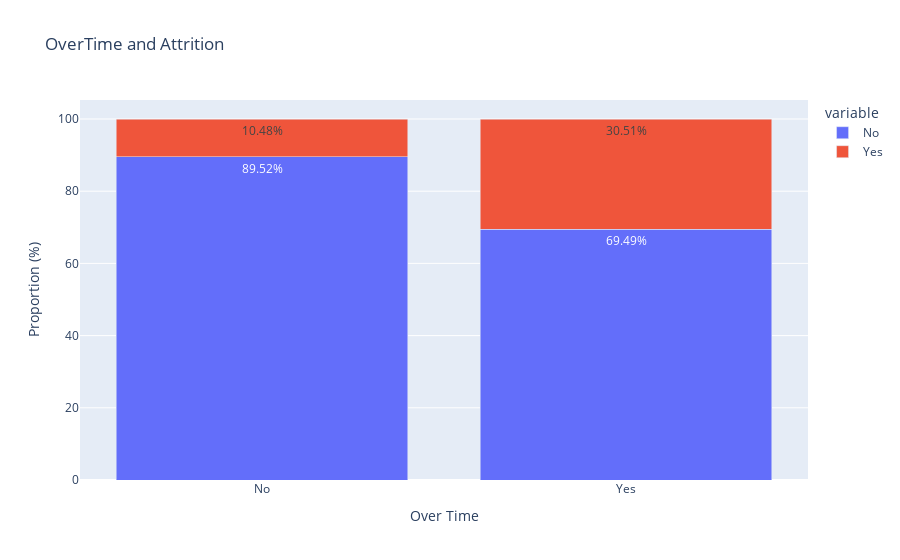

Notebook source saved alongside this figure:
### Markdown cell above
**What is the impact of overtime on atrrition rates?**

### Code cell
# Prepare Overtime and Attrition data
overtime_attrition = pd.crosstab(df['OverTime'], df['Attrition'], normalize='index').reset_index()

# Rename the columns
overtime_attrition.columns = ['OverTime', 'No', 'Yes']

# Calculate the percentage format
overtime_attrition['No'] = overtime_attrition['No'] * 100
overtime_attrition['Yes'] = overtime_attrition['Yes'] * 100

# Create an interactive bar chart using Plotly
fig = px.bar(overtime_attrition, 
             x='OverTime', 
             y=['No', 'Yes'], 
             barmode='stack', 
             labels={'value': 'Proportion (%)', 'OverTime': 'Over Time'},
             title='OverTime and Attrition')

# Set the content of the tooltip
fig.update_traces(hovertemplate='Over Time: %{x}<br>Proportion: %{y:.2f}%<extra></extra>', texttemplate='%{y:.2f}%', textposition='inside')

# Customize the chart layout
fig.update_layout(xaxis_title='Over Time', yaxis_title='Proportion (%)', title='OverTime and Attrition')
fig.show()

### Figure 1 — Plotly figure (JSON) as saved in the notebook; plotly's stock layout.template omitted (floating-point values rounded to 4 significant figures)
{"data": [{"alignmentgroup": "True", "hovertemplate": "Over Time: %{x}<br>Proportion: %{y:.2f}%<extra></extra>", "legendgroup": "No", "marker": {"color": "#636efa", "pattern": {"shape": ""}}, "name": "No", "offsetgroup": "No", "orientation": "v", "showlegend": true, "textposition": "inside", "texttemplate": "%{y:.2f}%", "type": "bar", "x": ["No", "Yes"], "xaxis": "x", "y": [89.52, 69.49], "yaxis": "y"}, {"alignmentgroup": "True", "hovertemplate": "Over Time: %{x}<br>Proportion: %{y:.2f}%<extra></extra>", "legendgroup": "Yes", "marker": {"color": "#EF553B", "pattern": {"shape": ""}}, "name": "Yes", "offsetgroup": "Yes", "orientation": "v", "showlegend": true, "textposition": "inside", "texttemplate": "%{y:.2f}%", "type": "bar", "x": ["No", "Yes"], "xaxis": "x", "y": [10.48, 30.51], "yaxis": "y"}], "layout": {"autosize": true, "barmode": "stack", "legend": {"title": {"text": "variable"}, "tracegroupgap": 0}, "title": {"text": "OverTime and Attrition"}, "xaxis": {"anchor": "y", "autorange": true, "domain": [0, 1], "range": [-0.5, 1.5], "title": {"text": "Over Time"}, "type": "category"}, "yaxis": {"anchor": "x", "autorange": true, "domain": [0, 1], "range": [0, 105.3], "title": {"text": "Proportion (%)"}, "type": "linear"}}}
